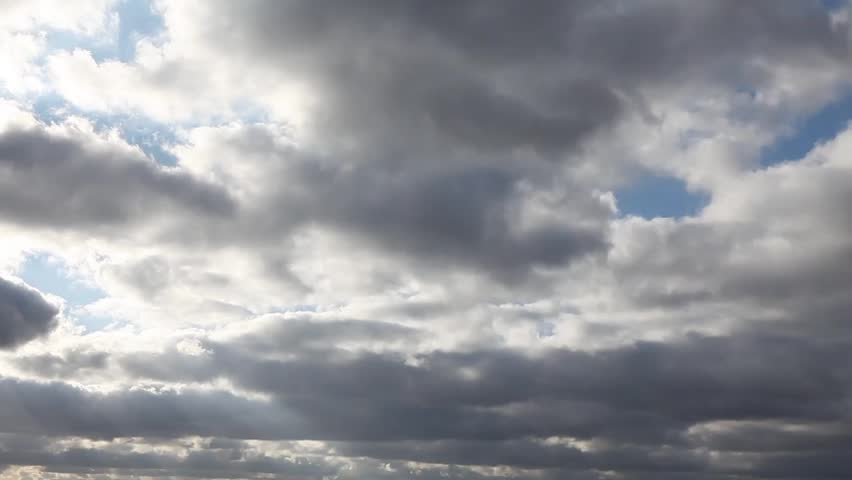
#> input picture Validation/cloudy21.jpg, 852 x 480 px, given as the content of the folder Train, which was not available
$ python RgbHistogramCode.py
#> lines starting #> are read from the running program, lines starting #| are printed output that depends on the picture
import glob
from PIL import Image
import cv2
import numpy as np

##FUNCTION DECLARATION##

#Histogram Normalization
# [151 lines left out: functions normalize, gridSlicer, validationlevel1, validationlevel2, validationlevel3, not called in this run]

##MAIN##

dataset=[]
labels=[]
image_listTrain=[]
image_listTest=[]
image_listValidation=[]


filelocation="Train"+"\\"+"*.jpg" # open all png files

for filename in glob.glob(filelocation): # open all jpg files
	im = Image.open(filename).resize((500, 325))
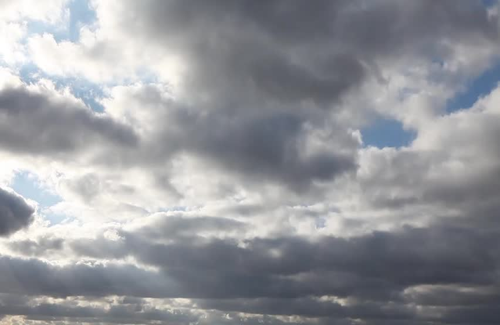
#> im: PIL image 500x325 RGB; mean R, G, B 148.1, 150.1, 155.1
	image_listTrain.append(im)
	if filename.find('cloudy') > -1:
		labels.append(0)
	if filename.find('shine') > -1:
		labels.append(1)
	if filename.find('sunrise') > -1:
		labels.append(2)

filelocation="Test"+"\\"+"*.jpg" # open all png files

for filename in glob.glob(filelocation): # open all jpg files
	im2 = Image.open(filename).resize((500, 325))
	image_listTest.append(im2)

#> (the run stopped early here; a loop or call above may not have finished)

$ run again, on Validation/cloudy25.jpg
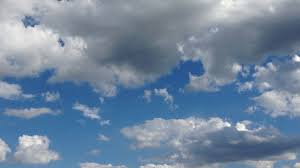
#> input picture Validation/cloudy25.jpg, 300 x 168 px, given as the content of the folder Train, which was not available
#> `im = Image.open(filename).resize((500, 325))`:
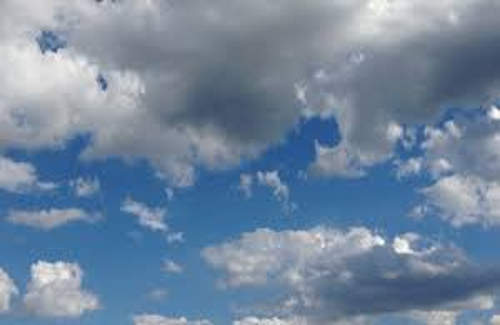
#> im: PIL image 500x325 RGB; mean R, G, B 112.6, 134.1, 157.9

$ run again, on Validation/cloudy26.jpg
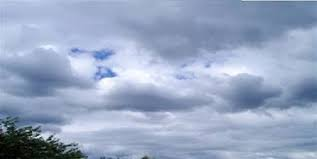
#> input picture Validation/cloudy26.jpg, 317 x 159 px, given as the content of the folder Train, which was not available
#> `im = Image.open(filename).resize((500, 325))`:
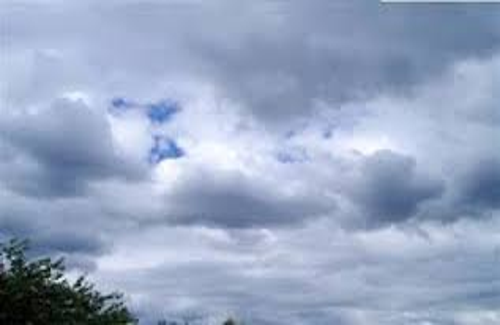
#> im: PIL image 500x325 RGB; mean R, G, B 151.1, 166.3, 193.9
